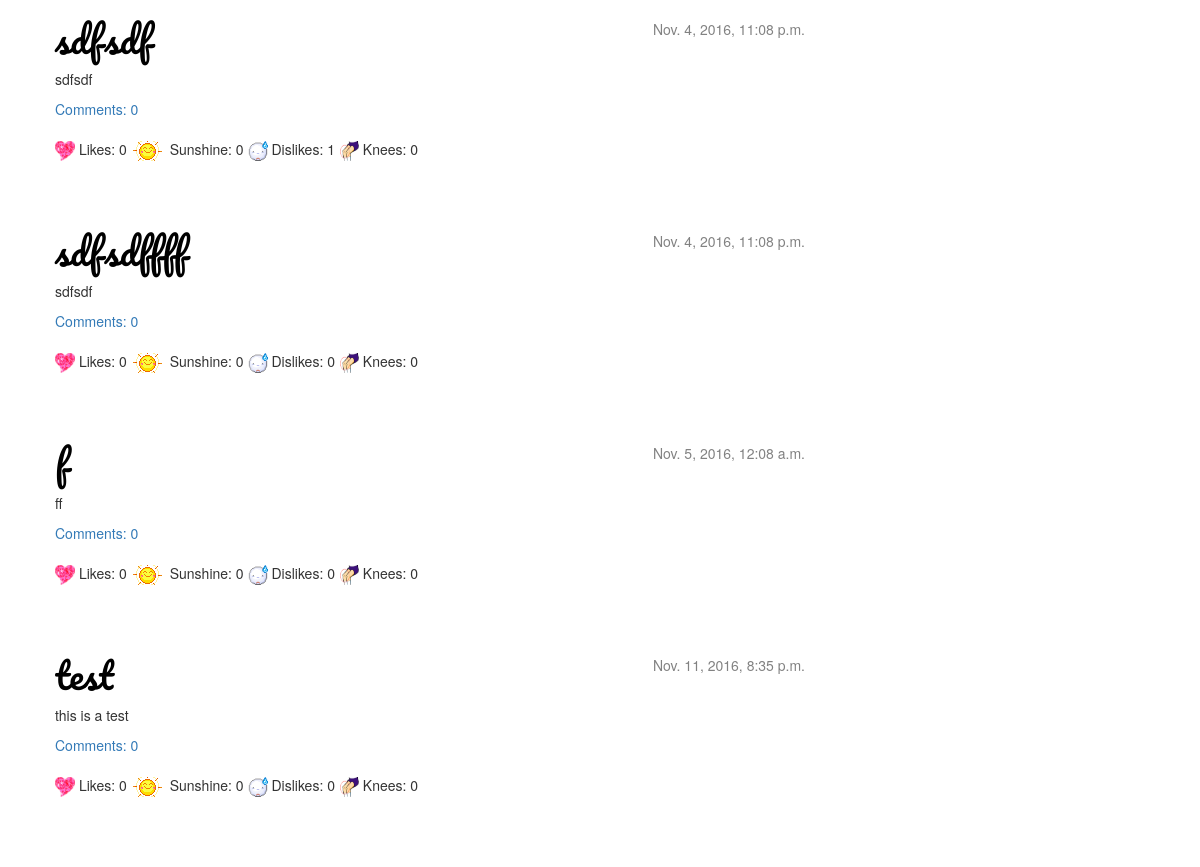
Before: /homepage/blog/ (lower part) with the older database file.
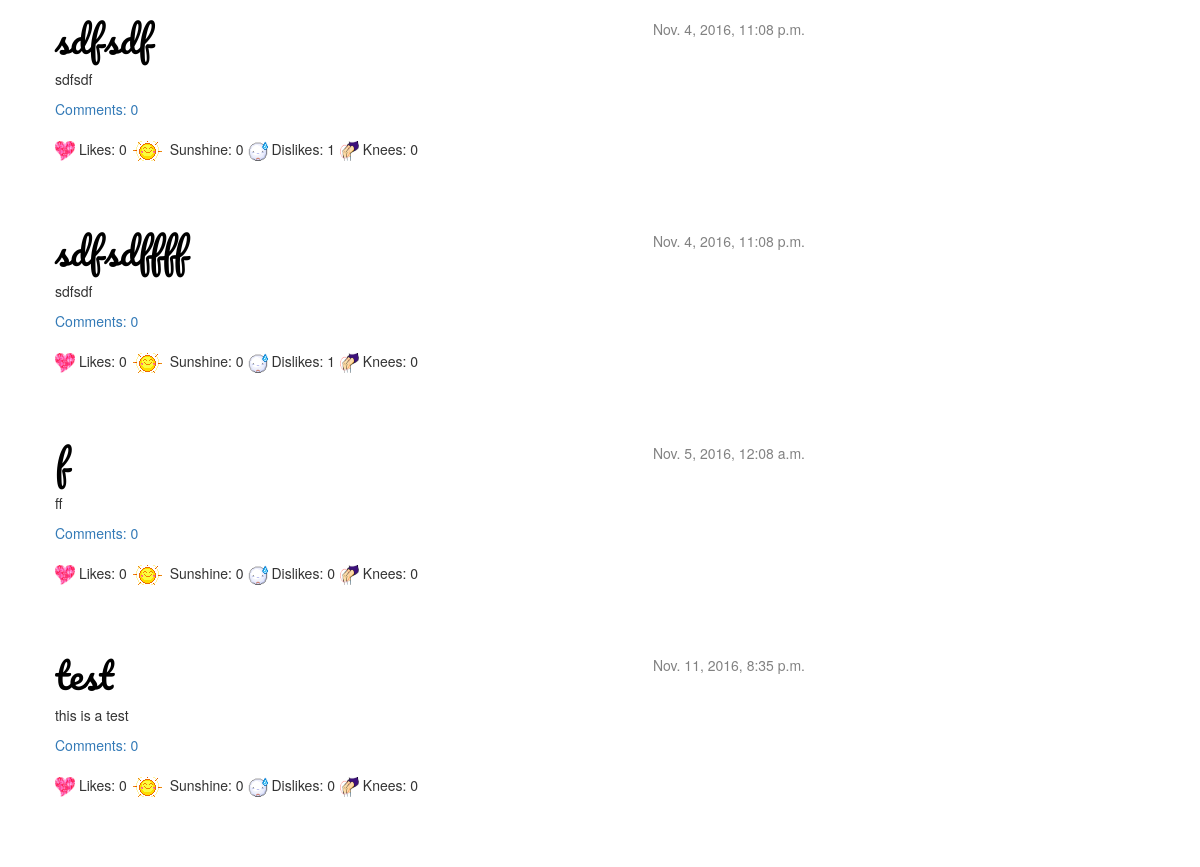
After: the same page with the newer database file.
### blog/models.py (models this page shows, shortened)
class Post(models.Model):
    author = models.ForeignKey('auth.User')
    title = models.CharField(max_length = 200)
    text = models.TextField()
    created_date = models.DateTimeField(default = timezone.now)
    published_date = models.DateTimeField(blank = True, null = True)
    likes = models.IntegerField(default = 0)
    eggs = models.IntegerField(default=0)
    flowers = models.IntegerField(default=0)
    knees = models.IntegerField(default=0)

### blog/views.py (the view)
def post_list(request):
    posts = Post.objects.filter(published_date__lte=timezone.now()).order_by('published_date')
    query = request.GET.get("q")
    if query:
        posts = Post.objects.filter(Q(title__icontains=query) | Q(text__icontains=query)).distinct()
    return render(request, 'blog/post_list.html', {'posts': posts})

### blog/templates/blog/post_list.html (shortened to what this page needs)
{% extends 'blog/base.html' %}
{% block content %}
{% load staticfiles %}
    {% for post in posts %}
        <div class="post">
            <div class="date">
                {{ post.published_date }}
            </div>
            <h1><a href="{% url 'post_detail' pk=post.pk %}">{{ post.title }}</a></h1>
            <p>{{ post.text|linebreaks|truncatechars:200}}</p>
            <a href="{% url 'post_detail' pk=post.pk %}">Comments: {{ post.comments.count }}</a>
            <div class="gifts">
                <br>
                <img src={% static 'images/heart.gif' %} width="20" height="20" />
                <p > Likes: {{ post.likes }}</p>
                <img src={% static 'images/sun.gif' %} width="35" height="20" />
                <p > Sunshine: {{ post.eggs }}</p>
                <img src={% static 'images/cry.gif' %} width="20" height="20" />
                <p > Dislikes: {{ post.flowers }}</p>
                <img src={% static 'images/knee.png' %} width="20" height="20" />
                <p > Knees: {{ post.knees }}</p>
            </div>
        </div>
    {% endfor %}
{% endblock content %}

Changed rows visible on the page:
changed Post "sdfsdffff": flowers "0" → "1"
